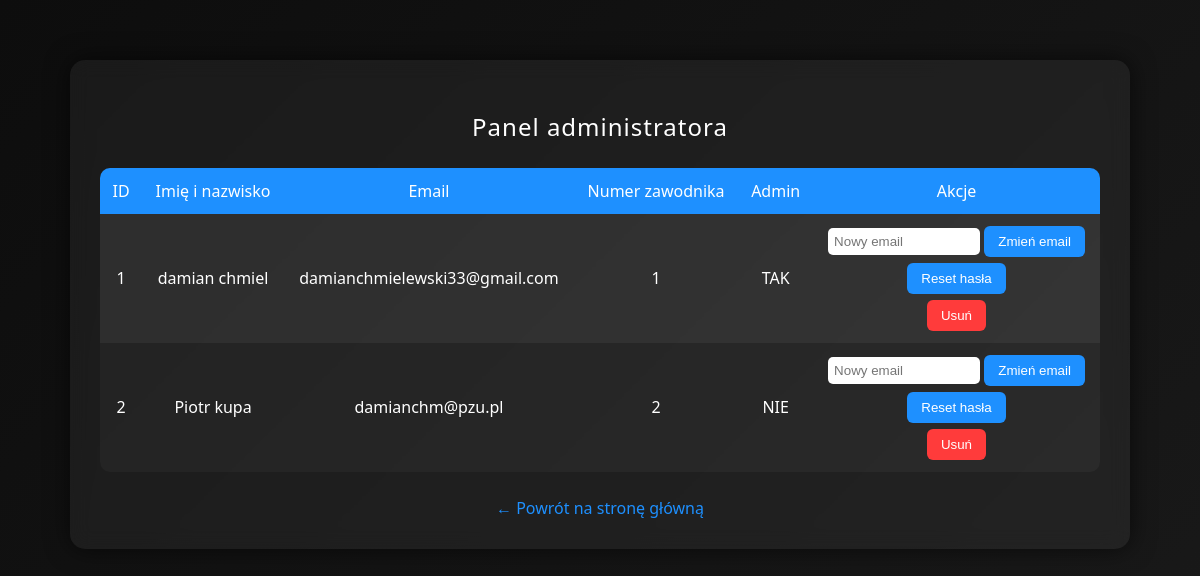
The page /admin (signed in) on the database its author committed.
### tables this page shows
CREATE TABLE users (
            id INTEGER PRIMARY KEY AUTOINCREMENT,
            email TEXT UNIQUE NOT NULL,
            password TEXT NOT NULL,
            full_name TEXT,
            player_number INTEGER,
            is_admin INTEGER DEFAULT 0
        );

### app.py (the view)
@app.route("/admin")
def admin_panel():
    if "user_id" not in session:
        return redirect("/login")
    if session.get("is_admin") != 1:
        return "Brak dostępu"
    conn = get_db()
    users = conn.execute("SELECT id, email, full_name, player_number, is_admin FROM users").fetchall()
    conn.close()
    return render_template("admin.html", users=users)

### app.py (called while the page is built)
def get_db():
    conn = sqlite3.connect("database.db")
    conn.row_factory = sqlite3.Row
    return conn

### templates/admin.html (shortened to what this page needs)
<!DOCTYPE html>
<html lang="pl">
<head>
</head>
<body>
<div class="container">
    <h2>Panel administratora</h2>
    <table>
        <tr>
            <th>ID</th>
            <th>Imię i nazwisko</th>
            <th>Email</th>
            <th>Numer zawodnika</th>
            <th>Admin</th>
            <th>Akcje</th>
        </tr>
        {% for u in users %}
        <tr>
            <td>{{ u.id }}</td>
            <td>{{ u.full_name }}</td>
            <td>{{ u.email }}</td>
            <td>{{ u.player_number }}</td>
            <td>{{ "TAK" if u.is_admin == 1 else "NIE" }}</td>
            <td>
                <form action="/admin/change_email" method="POST">
                    <input type="email" name="new_email" class="email-input" placeholder="Nowy email" required>
                    <button type="submit" class="action-btn">Zmień email</button>
                </form>
                <form action="/admin/reset_password" method="POST">
                    <button type="submit" class="action-btn">Reset hasła</button>
                </form>
                <form action="/delete_user/{{ u.id }}" method="POST" onsubmit="return confirm('Usunąć użytkownika?');">
                    <button type="submit">Usuń</button>
                </form>
            </td>
        </tr>
        {% endfor %}
    </table>
    <a href="/" class="back">← Powrót na stronę główną</a>
</div>
</body>
</html>

### templates/admin.html (style rules this page uses)
body { margin: 0; padding: 0; font-family: "Segoe UI", Arial, sans-serif; background: linear-gradient(135deg, #0d0d0d, #1a1a1a); color: #fff; min-height: 100vh; }
.container { width: 90%; max-width: 1000px; margin: 60px auto; background: rgba(255,255,255,0.05); padding: 30px; border-radius: 15px; backdrop-filter: blur(10px); box-shadow: 0 0 25px rgba(0,0,0,0.6); animation: fadeIn 0.8s ease-out; }
h2 { text-align: center; margin-bottom: 25px; font-weight: 300; letter-spacing: 1px; }
table { width: 100%; border-collapse: collapse; background: rgba(255,255,255,0.03); border-radius: 10px; overflow: hidden; }
th, td { padding: 12px; text-align: center; }
th { background: #1e90ff; color: white; font-weight: 500; }
tr:nth-child(even) { background: rgba(255,255,255,0.05); }
button { padding: 8px 14px; background: #ff3b3b; border: none; border-radius: 6px; color: white; cursor: pointer; transition: 0.2s; }
.email-input { padding: 6px; border-radius: 5px; border: none; margin-bottom: 5px; width: 140px; }
.action-btn { background: #1e90ff; margin-bottom: 6px; }
a.back { display: block; text-align: center; margin-top: 25px; color: #1e90ff; text-decoration: none; font-size: 16px; }

### rows shown on the page
users: id "1", full_name "damian chmiel", email "damianchmielewski33@gmail.com", player_number "1", is_admin "TAK"
users: id "2", full_name "Piotr kupa", email "damianchm@pzu.pl", player_number "2", is_admin "NIE"
